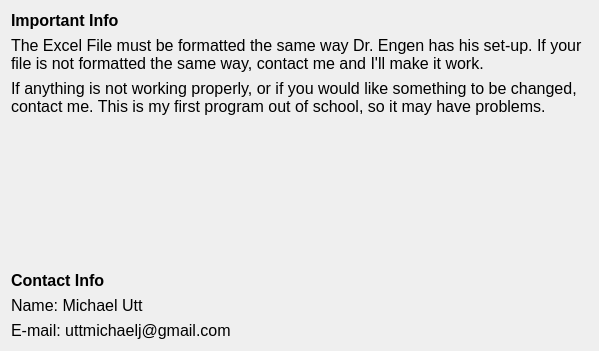
<?xml version="1.0" encoding="UTF-8"?>
<ui version="4.0">
 <class>Form</class>
 <widget class="QWidget" name="Form">
  <property name="geometry">
   <rect>
    <x>0</x>
    <y>0</y>
    <width>599</width>
    <height>351</height>
   </rect>
  </property>
  <property name="windowTitle">
   <string>Form</string>
  </property>
  <layout class="QGridLayout" name="gridLayout">
   <item row="5" column="0">
    <widget class="QLabel" name="label_6">
     <property name="font">
      <font>
       <pointsize>12</pointsize>
      </font>
     </property>
     <property name="text">
      <string>Name: Michael Utt</string>
     </property>
     <property name="margin">
      <number>3</number>
     </property>
    </widget>
   </item>
   <item row="1" column="0">
    <widget class="QLabel" name="label_2">
     <property name="font">
      <font>
       <pointsize>12</pointsize>
      </font>
     </property>
     <property name="text">
      <string>The Excel File must be formatted the same way Dr. Engen has his set-up. If your file is not formatted the same way, contact me and I'll make it work.</string>
     </property>
     <property name="wordWrap">
      <bool>true</bool>
     </property>
     <property name="margin">
      <number>3</number>
     </property>
    </widget>
   </item>
   <item row="2" column="0">
    <widget class="QLabel" name="label_4">
     <property name="font">
      <font>
       <pointsize>12</pointsize>
      </font>
     </property>
     <property name="text">
      <string>If anything is not working properly, or if you would like something to be changed, contact me. This is my first program out of school, so it may have problems.</string>
     </property>
     <property name="wordWrap">
      <bool>true</bool>
     </property>
     <property name="margin">
      <number>3</number>
     </property>
    </widget>
   </item>
   <item row="4" column="0">
    <widget class="QLabel" name="label_5">
     <property name="font">
      <font>
       <pointsize>12</pointsize>
       <weight>75</weight>
       <bold>true</bold>
      </font>
     </property>
     <property name="text">
      <string>Contact Info</string>
     </property>
     <property name="margin">
      <number>3</number>
     </property>
    </widget>
   </item>
   <item row="0" column="0">
    <widget class="QLabel" name="label">
     <property name="font">
      <font>
       <pointsize>12</pointsize>
       <weight>75</weight>
       <bold>true</bold>
      </font>
     </property>
     <property name="text">
      <string>Important Info</string>
     </property>
     <property name="wordWrap">
      <bool>true</bool>
     </property>
     <property name="margin">
      <number>3</number>
     </property>
    </widget>
   </item>
   <item row="3" column="0">
    <spacer name="verticalSpacer">
     <property name="orientation">
      <enum>Qt::Vertical</enum>
     </property>
     <property name="sizeHint" stdset="0">
      <size>
       <width>20</width>
       <height>40</height>
      </size>
     </property>
    </spacer>
   </item>
   <item row="6" column="0">
    <widget class="QLabel" name="label_7">
     <property name="font">
      <font>
       <pointsize>12</pointsize>
      </font>
     </property>
     <property name="text">
      <string>E-mail: uttmichaelj@gmail.com </string>
     </property>
     <property name="margin">
      <number>3</number>
     </property>
    </widget>
   </item>
  </layout>
 </widget>
 <resources/>
 <connections/>
</ui>
